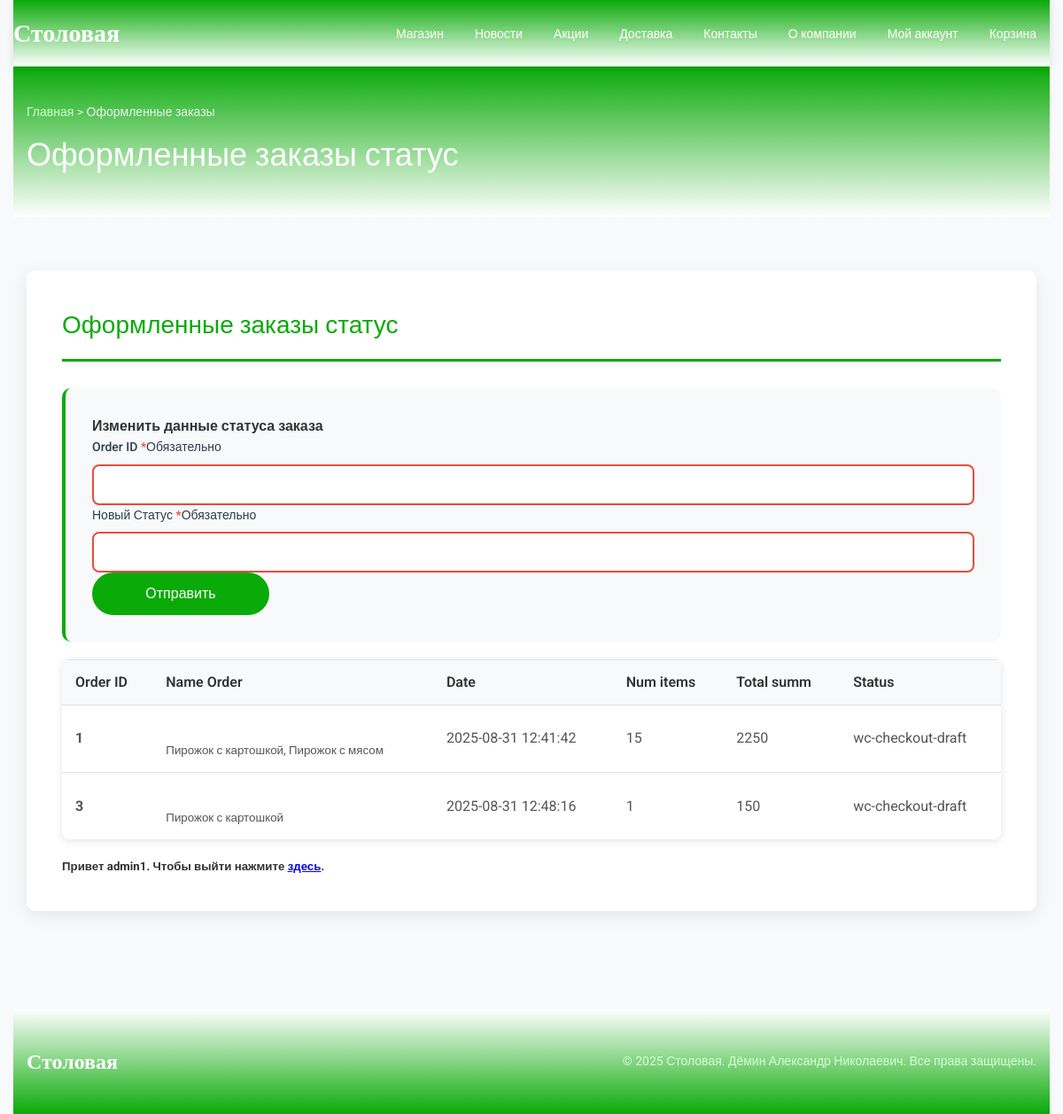
The app's page /my-account/admin/Оформленные-заказы/status.php (signed in), older data.
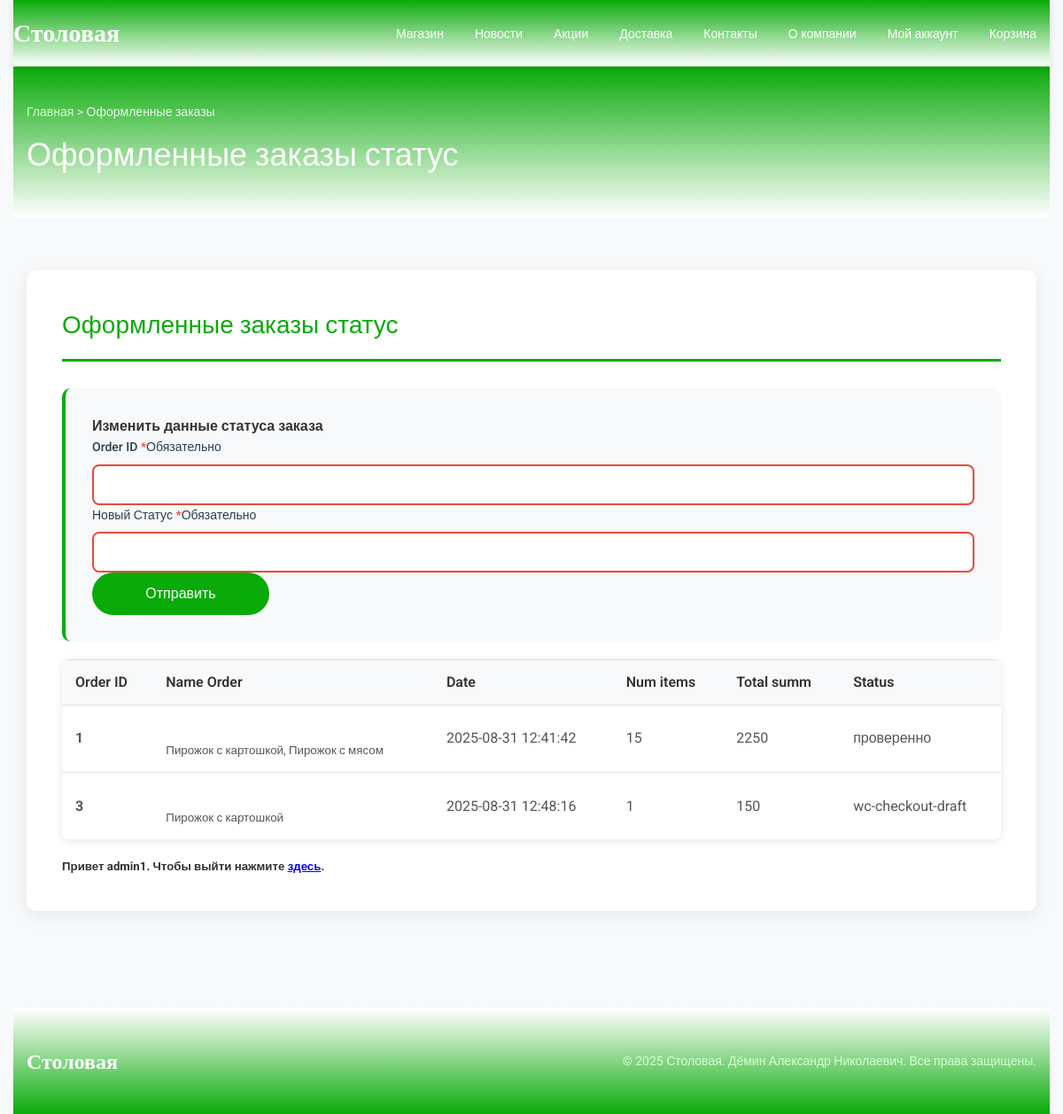
The same page, newer data.
### tables this page shows
CREATE TABLE `st_order_stats` (
  `order_id` bigint(20) UNSIGNED NOT NULL,
  `name_order` varchar(500) DEFAULT NULL,
  `parent_id` bigint(20) UNSIGNED DEFAULT NULL,
  `date_created` datetime DEFAULT NULL,
  `date_created_gmt` datetime DEFAULT NULL,
  `date_paid` datetime DEFAULT NULL,
  `date_completed` datetime DEFAULT NULL,
  `num_items_sold` int(11) DEFAULT NULL,
  `total_sales` double DEFAULT NULL,
  `tax_total` double DEFAULT NULL,
  `shipping_total` double DEFAULT NULL,
  `net_total` double DEFAULT NULL,
  `returning_customer` tinyint(1) DEFAULT NULL,
  `status` varchar(200) DEFAULT NULL,
  `customer_id` bigint(20) DEFAULT NULL
);

### my-account/admin/Оформленные-заказы/status.php (the view, shortened to what this page needs)
<?php
	if ($_COOKIE['user'] == 'admin1'):
?>
<!DOCTYPE html>
<html lang="ru-RU">
<head>
    <link rel="stylesheet" href="/style.css">
		<link rel="stylesheet" href="/styleM.css">
		<link rel="stylesheet" href="/styleMM.css">
</head>
<body class="site-body">
    <div class="site-wrapper">
        <header class="site-header">
            <div class="header-container">
                <div class="site-logo">
                    <h3><a href="/">Столовая</a></h3>
                </div>
                <nav class="main-nav">
                    <ul>
                        <li><a href="/shop/">Магазин</a></li>
                        <li><a href="/новости-и-акции/">Новости</a></li>
                        <li><a href="/акции/">Акции</a></li>
                        <li><a href="/доставка/">Доставка</a></li>
                        <li><a href="/контакты/">Контакты</a></li>
                        <li><a href="/о-компании/">О компании</a></li>
                        <li><a href="/my-account/">Мой аккаунт</a></li>
                        <li><a href="/cart/">Корзина</a></li>
                    </ul>
                </nav>
            </div>
        </header>
        <div class="page-header">
            <div class="site-wrapper">
                <div class="breadcrumbs">
                    <a href="/">Главная</a> > Оформленные заказы
                </div>
                <h1 class="page-title">Оформленные заказы статус</h1>
            </div>
        </div>
        <main class="main-content">
            <div class="site-wrapper">
                <div class="content-section">
                    <h2 class="section-title">Оформленные заказы статус</h2>
										<?php
										require '../../configDB.php';
										$query = $pdo->query('SELECT * FROM `st_order_stats`');
										?>
                    <form class="order-form" action="add.php" method="post" novalidate>
											<h4>Изменить данные статуса заказа</h4>
											<p class="form-group">
												<label class="form-label" for="order_ID">Order ID&nbsp;<span class="required" aria-hidden="true">*</span><span class="screen-reader-text">Обязательно</span></label>
												<input type="text" class="form-input input-text" name="order_ID" id="order_ID" autocomplete="order_ID" value="" required aria-required="true">
											</p>
											<p class="form-group">
												<label class="form-label" for="status">Новый Статус&nbsp;<span class="required" aria-hidden="true">*</span><span class="screen-reader-text">Обязательно</span></label>
												<input type="text" class="form-input input-text" name="status" id="status" autocomplete="status" value="" required aria-required="true">
											</p>
											<p class="form-row">
												<button type="submit" class="btn-primary" name="" value="Отправить">Отправить</button>
											</p>
										</form>
                    <div class="table-container">
                        <table class="data-table">
                            <thead>
                                <tr>
                                    <th>Order ID</th>
                                    <th>Name Order</th>
                                    <th>Date</th>
                                    <th>Num items</th>
                                    <th>Total summ</th>
                                    <th>Status</th>
                                </tr>
                            </thead>
                            <tbody>
                                <?php while ($row = $query->fetch(PDO::FETCH_OBJ)): ?>
                                <tr>
                                    <td><strong><?= htmlspecialchars($row->order_id) ?></strong></td>
                                    <td><?= $row->name_order ? '<br><small>' . htmlspecialchars($row->name_order) . '</small>' : '' ?></td>
                                    <td><?= htmlspecialchars($row->date_created) ?></td>
                                    <td><?= htmlspecialchars($row->num_items_sold) ?></td>
                                    <td><?= htmlspecialchars($row->total_sales) ?></td>
                                    <td><?= htmlspecialchars($row->status) ?></td>
                                </tr>
                                <?php endwhile; ?>
                            </tbody>
                        </table>
                    </div>
										<h5>Привет <?=$_COOKIE['user']?>. Чтобы выйти нажмите <a
											href="/exit.php">здесь</a>. </h5>
                </div>
            </div>
        </main>
        <footer class="site-footer">
            <div class="site-wrapper">
                <div class="footer-content">
                    <div class="site-logo">
                        <h3><a href="/">Столовая</a></h3>
                    </div>
                    <p class="footer-text">© 2025 Столовая. Дёмин Александр Николаевич. Все права защищены.</p>
                </div>
            </div>
        </footer>
    </div>
</body>
</html>
<?php endif; ?>

Row changes from the older to the newer data that the page shows:
changed st_order_stats "Пирожок с картошкой, Пирожок с мясом": status "wc-checkout-draft" → "проверенно"
